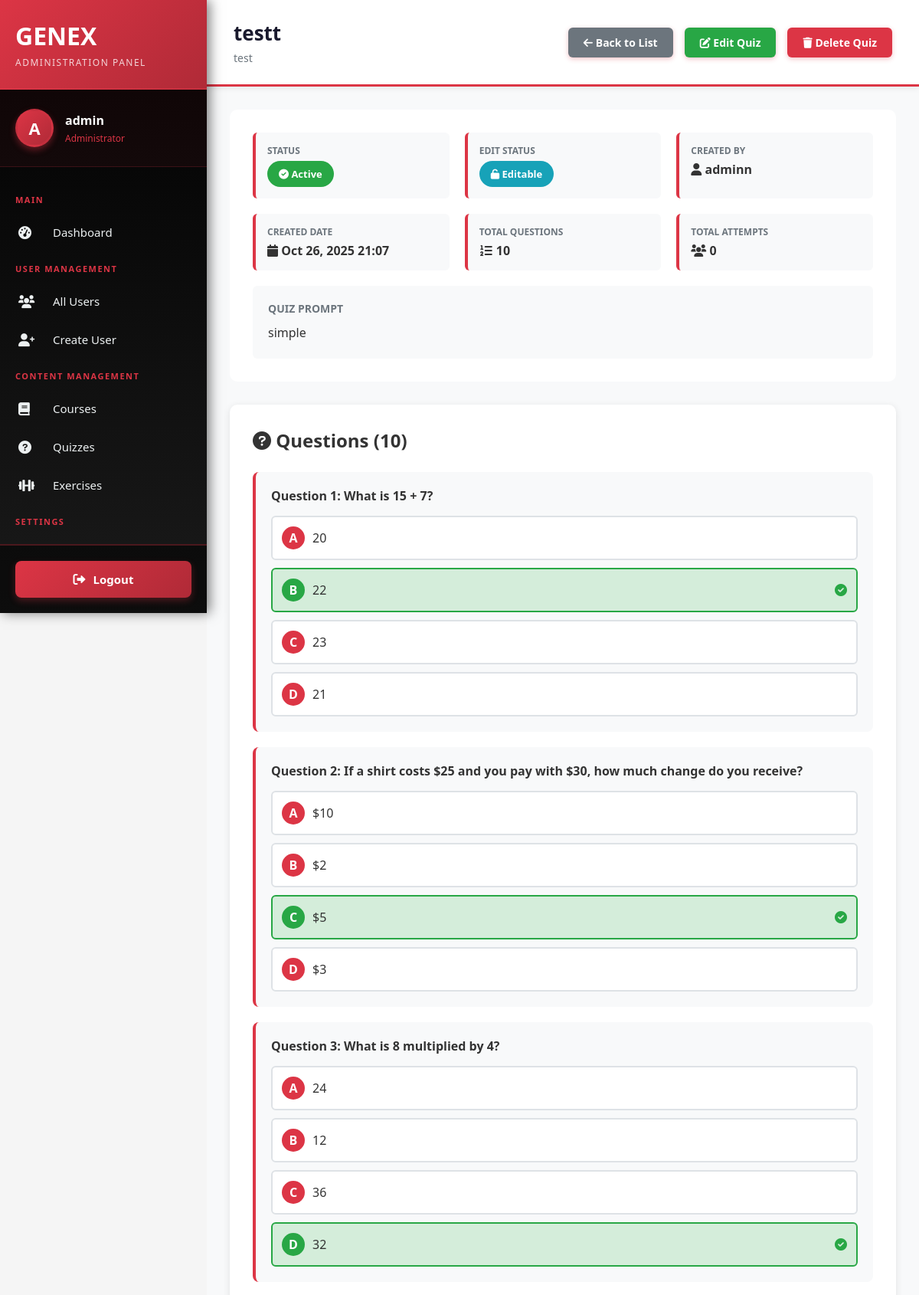
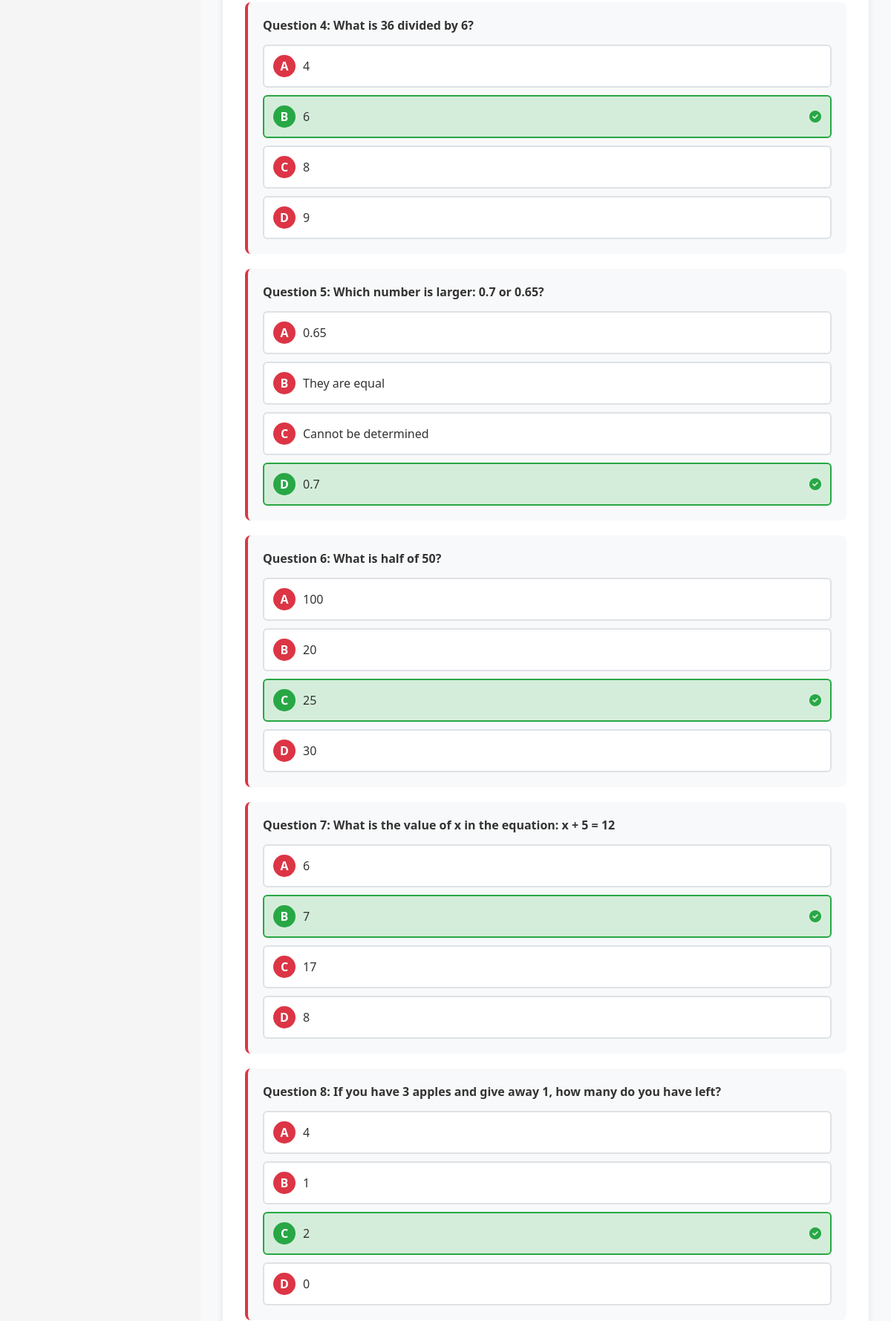
Page /users/backoffice/quizzes/6/ (signed in, upper part) on the committed database (2 pictures, top to bottom).
### users/models.py (models this page shows, shortened)
class User(AbstractUser):
    USER_TYPE_CHOICES = (
        ('admin', 'Admin'),
        ('student', 'Student'),
    )
    LEVEL_CHOICES = (
        ('weak', 'Weak'),
        ('medium', 'Medium'),
        ('advanced', 'Advanced'),
    )
    user_type = models.CharField(max_length=10, choices=USER_TYPE_CHOICES, default='student')
    level = models.CharField(max_length=10, choices=LEVEL_CHOICES, blank=True, null=True)
    student_class = models.CharField(max_length=50, blank=True, null=True)
    current_streak = models.IntegerField(default=0, help_text="Current consecutive days with quiz completion")
    longest_streak = models.IntegerField(default=0, help_text="Longest streak ever achieved")
    last_quiz_date = models.DateTimeField(null=True, blank=True, help_text="Last time user completed a quiz")
    THEME_CHOICES = (
        ('light', 'Light'),
        ('dark', 'Dark'),
        ('auto', 'Auto'),
    )
    theme_preference = models.CharField(max_length=10, choices=THEME_CHOICES, default='auto', help_text="User's theme preference")

### quizzes/models.py (models this page shows, shortened)
class Quiz(models.Model):
    title = models.CharField(max_length=255)
    subject = models.CharField(max_length=255)
    user_prompt = models.TextField()
    created_by = models.ForeignKey(settings.AUTH_USER_MODEL, on_delete=models.CASCADE, related_name='created_quizzes')
    created_at = models.DateTimeField(default=timezone.now)
    is_active = models.BooleanField(default=True)
    class Meta:
        verbose_name = 'Quiz'
        verbose_name_plural = 'Quizzes'
        ordering = ['-created_at']

class Question(models.Model):
    quiz = models.ForeignKey(Quiz, on_delete=models.CASCADE, related_name='questions')
    question_text = models.TextField()
    option_a = models.CharField(max_length=500)
    option_b = models.CharField(max_length=500)
    option_c = models.CharField(max_length=500)
    option_d = models.CharField(max_length=500)
    correct_answer = models.CharField(max_length=1, choices=[('A', 'A'), ('B', 'B'), ('C', 'C'), ('D', 'D')])
    order = models.IntegerField(default=0)
    class Meta:
        ordering = ['order']

### users/views.py (the view)
# urls.py: path('backoffice/quizzes/<int:quiz_id>/', views.backoffice_quiz_detail, name='backoffice_quiz_detail'),
@user_passes_test(is_admin, login_url='main:signin')
def backoffice_quiz_detail(request, quiz_id):
    quiz = get_object_or_404(Quiz, id=quiz_id)
    questions = quiz.questions.all()
    attempts = quiz.attempts.all()[:10]  # Last 10 attempts
    context = {
        'quiz': quiz,
        'questions': questions,
        'attempts': attempts,
        'total_attempts': quiz.attempts.count(),
        'can_edit': quiz.attempts.count() == 0,
    }
    return render(request, 'users/backoffice/quiz_detail.html', context)

### users/views.py (called while the page is built)
def is_admin(user):
    return user.is_authenticated and (user.is_superuser or user.user_type == 'admin')

### templates/users/backoffice/quiz_detail.html (shortened to what this page needs)
{% extends 'users/backoffice/base.html' %}
{% block page_title %}{{ quiz.title }}{% endblock %}
{% block page_description %}{{ quiz.subject }}{% endblock %}
{% block topbar_actions %}
<a href="{% url 'users:backoffice_quiz_list' %}" class="btn" style="background: #6c757d;">
    <i class="fas fa-arrow-left"></i> Back to List
</a>
{% if can_edit %}
<a href="{% url 'users:backoffice_quiz_update' quiz.id %}" class="btn" style="background: #28a745;">
    <i class="fas fa-edit"></i> Edit Quiz
</a>
{% endif %}
<a href="{% url 'users:backoffice_quiz_delete' quiz.id %}" class="btn" style="background: #dc3545;">
    <i class="fas fa-trash"></i> Delete Quiz
</a>
{% endblock %}
{% block content %}
<div class="backoffice-container">
    <div class="quiz-info">
        <div class="info-grid">
            <div class="info-item">
                <label>Status</label>
                <div class="value">
                    {% if quiz.is_active %}
                        <span class="status-badge active">
                            <i class="fas fa-check-circle"></i> Active
                        </span>
                    {% else %}
                        <span class="status-badge inactive">
                            <i class="fas fa-times-circle"></i> Inactive
                        </span>
                    {% endif %}
                </div>
            </div>
            <div class="info-item">
                <label>Edit Status</label>
                <div class="value">
                    {% if can_edit %}
                        <span class="status-badge editable">
                            <i class="fas fa-unlock"></i> Editable
                        </span>
                    {% else %}
                        <span class="status-badge locked">
                            <i class="fas fa-lock"></i> Locked ({{ total_attempts }} attempts)
                        </span>
                    {% endif %}
                </div>
            </div>
            <div class="info-item">
                <label>Created By</label>
                <div class="value">
                    <i class="fas fa-user"></i> {{ quiz.created_by.username }}
                </div>
            </div>
            <div class="info-item">
                <label>Created Date</label>
                <div class="value">
                    <i class="fas fa-calendar"></i> {{ quiz.created_at|date:"M d, Y H:i" }}
                </div>
            </div>
            <div class="info-item">
                <label>Total Questions</label>
                <div class="value">
                    <i class="fas fa-list-ol"></i> {{ questions.count }}
                </div>
            </div>
            <div class="info-item">
                <label>Total Attempts</label>
                <div class="value">
                    <i class="fas fa-users"></i> {{ total_attempts }}
                </div>
            </div>
        </div>
        <div class="prompt-section">
            <h3>Quiz Prompt</h3>
            <p>{{ quiz.user_prompt }}</p>
        </div>
    </div>
    <div class="questions-section">
        <h2><i class="fas fa-question-circle"></i> Questions ({{ questions.count }})</h2>
        {% for question in questions %}
        <div class="question-card">
            <div class="question-header">
                <strong>Question {{ question.order }}:</strong> {{ question.question_text }}
            </div>
            <div class="options">
                <div class="option {% if question.correct_answer == 'A' %}correct{% endif %}">
                    <span class="option-letter">A</span>
                    <span>{{ question.option_a }}</span>
                </div>
                <div class="option {% if question.correct_answer == 'B' %}correct{% endif %}">
                    <span class="option-letter">B</span>
                    <span>{{ question.option_b }}</span>
                    {% if question.correct_answer == 'B' %}
                        <i class="fas fa-check-circle" style="color: #28a745; margin-left: auto;"></i>
                    {% endif %}
                </div>
                <div class="option {% if question.correct_answer == 'C' %}correct{% endif %}">
                    <span class="option-letter">C</span>
                    <span>{{ question.option_c }}</span>
                    {% if question.correct_answer == 'C' %}
                        <i class="fas fa-check-circle" style="color: #28a745; margin-left: auto;"></i>
                    {% endif %}
                </div>
                <div class="option {% if question.correct_answer == 'D' %}correct{% endif %}">
                    <span class="option-letter">D</span>
                    <span>{{ question.option_d }}</span>
                    {% if question.correct_answer == 'D' %}
                        <i class="fas fa-check-circle" style="color: #28a745; margin-left: auto;"></i>
                    {% endif %}
                </div>
            </div>
        </div>
        {% endfor %}
    </div>
</div>
{% endblock %}

### templates/users/backoffice/base.html (shortened to what this page needs)
<!DOCTYPE html>
<html lang="fr">
<head>
    <link rel="stylesheet" href="https://cdnjs.cloudflare.com/ajax/libs/font-awesome/6.0.0/css/all.min.css">
</head>
<body>
    <aside class="sidebar" id="sidebar">
        <div class="sidebar-header">
            <h1>GEN<span>EX</span></h1>
            <p>Administration Panel</p>
        </div>
        <div class="sidebar-user">
            <div class="sidebar-user-avatar">
                {{ user.username.0|upper }}
            </div>
            <div class="sidebar-user-info">
                <h3>{{ user.username }}</h3>
                <p>Administrator</p>
            </div>
        </div>
        <nav class="sidebar-menu">
            <div class="sidebar-menu-title">Main</div>
            <a href="{% url 'users:backoffice_dashboard' %}" class="{% block nav_dashboard %}{% endblock %}">
                <i class="fas fa-tachometer-alt"></i> Dashboard
            </a>
            <div class="sidebar-menu-title">User Management</div>
            <a href="{% url 'users:backoffice_user_list' %}" class="{% block nav_users %}{% endblock %}">
                <i class="fas fa-users"></i> All Users
            </a>
            <a href="{% url 'users:backoffice_user_create' %}" class="{% block nav_create_user %}{% endblock %}">
                <i class="fas fa-user-plus"></i> Create User
            </a>
            <div class="sidebar-menu-title">Content Management</div>
            <a href="{% url 'courses:admin_course_list' %}" class="{% block nav_courses %}{% endblock %}">
                <i class="fas fa-book"></i> Courses
            </a>
            <a href="{% url 'users:backoffice_quiz_list' %}" class="{% block nav_quizzes %}{% endblock %}">
                <i class="fas fa-question-circle"></i> Quizzes
            </a>
            <a href="{% url 'users:backoffice_exercise_list' %}" class="{% block nav_exercises %}{% endblock %}">
                <i class="fas fa-dumbbell"></i> Exercises
            </a>
            <div class="sidebar-menu-title">Settings</div>
            <a href="#" class="disabled">
            </a>
        </nav>
        <div class="sidebar-footer">
            <a href="{% url 'main:signout' %}">
                <i class="fas fa-sign-out-alt"></i> Logout
            </a>
        </div>
    </aside>
    <div class="main-content">
        <div class="topbar">
            <div class="topbar-title">
                <h2>{% block page_title %}Dashboard{% endblock %}</h2>
                <p>{% block page_description %}Welcome to the administration panel{% endblock %}</p>
            </div>
            <div class="topbar-actions">
                {% block topbar_actions %}{% endblock %}
            </div>
        </div>
        <div class="content-container">
            {% block content %}{% endblock %}
        </div>
    </div>
</body>
</html>

### templates/users/backoffice/base.html (style rules this page uses)
* { margin: 0; padding: 0; box-sizing: border-box; }
body { font-family: 'Segoe UI', Tahoma, Geneva, Verdana, sans-serif; background: #f5f5f5; color: #333; }
.sidebar { position: fixed; left: 0; top: 0; width: 270px; height: 100vh; background: linear-gradient(180deg, #000000 0%, #1a1a1a 100%); color: white; overflow-y: auto; z-index: 1000; box-shadow: 4px 0 15px rgba(0,0,0,0.5); display: flex; flex-direction: column; }
.sidebar-header { padding: 25px 20px; background: linear-gradient(135deg, #dc3545 0%, #b02a37 100%); border-bottom: 2px solid rgba(220, 53, 69, 0.3); }
.sidebar-header h1 { font-size: 32px; font-weight: bold; margin-bottom: 5px; color: white; }
.sidebar-header h1 span { color: white; }
.sidebar-header p { font-size: 12px; color: rgba(255,255,255,0.8); margin-top: 5px; text-transform: uppercase; letter-spacing: 1.5px; }
.sidebar-user { padding: 25px 20px; border-bottom: 1px solid rgba(220, 53, 69, 0.2); display: flex; align-items: center; gap: 15px; background: rgba(220, 53, 69, 0.05); }
.sidebar-user-avatar { width: 50px; height: 50px; border-radius: 50%; background: linear-gradient(135deg, #dc3545, #b02a37); display: flex; align-items: center; justify-content: center; font-size: 22px; font-weight: bold; border: 3px solid rgba(220, 53, 69, 0.3); box-shadow: 0 4px 8px rgba(220, 53, 69, 0.4); }
.sidebar-user-info h3 { font-size: 16px; margin-bottom: 4px; font-weight: 600; }
.sidebar-user-info p { font-size: 12px; color: #dc3545; font-weight: 500; }
.sidebar-menu { padding: 20px 0; flex: 1; overflow-y: auto; }
.sidebar-menu-title { padding: 15px 20px 10px; font-size: 11px; text-transform: uppercase; color: #dc3545; font-weight: 700; letter-spacing: 1.5px; }
.sidebar-menu a { display: flex; align-items: center; padding: 15px 20px; color: #ecf0f1; text-decoration: none; transition: all 0.3s ease; border-left: 4px solid transparent; font-size: 15px; }
.sidebar-menu a i { width: 30px; margin-right: 15px; font-size: 17px; }
.sidebar-menu a.disabled { opacity: 0.4; cursor: not-allowed; }
.sidebar-footer { margin-top: auto; padding: 20px; background: rgba(0, 0, 0, 0.5); border-top: 2px solid rgba(220, 53, 69, 0.3); }
.sidebar-footer a { display: flex; align-items: center; justify-content: center; padding: 14px 20px; color: white; text-decoration: none; background: linear-gradient(135deg, #dc3545, #b02a37); border-radius: 8px; transition: all 0.3s ease; font-weight: 600; font-size: 15px; box-shadow: 0 4px 10px rgba(220, 53, 69, 0.3); }
.sidebar-footer a i { margin-right: 10px; font-size: 16px; }
.main-content { margin-left: 270px; min-height: 100vh; background: #f8f9fa; }
.topbar { background: white; padding: 25px 35px; box-shadow: 0 2px 8px rgba(0,0,0,0.08); display: flex; justify-content: space-between; align-items: center; border-bottom: 3px solid #dc3545; }
.topbar-title h2 { font-size: 26px; color: #1a1a2e; font-weight: 700; }
.topbar-title p { font-size: 14px; color: #6c757d; margin-top: 5px; }
.topbar-actions { display: flex; gap: 15px; align-items: center; }
.topbar-actions .btn { padding: 10px 20px; background: linear-gradient(135deg, #dc3545, #c82333); color: white; border: none; border-radius: 6px; text-decoration: none; font-size: 14px; cursor: pointer; transition: all 0.3s ease; font-weight: 600; box-shadow: 0 2px 6px rgba(220, 53, 69, 0.3); }
.content-container { padding: 30px; }

### rows in the picture
User: username.0 "A", username "admin"
Quiz: title "testt", subject "test", created_by.username "adminn", created_at "Oct 26, 2025 21:07", count "10", user_prompt "simple"
Question: order "1", question_text "What is 15 + 7?", option_a "20", option_b "22", option_c "23", option_d "21"
Question: order "2", question_text "If a shirt costs $25 and you pay with $30, how much change do you receive?", option_a "$10", option_b "$2", option_c "$5", option_d "$3"
Question: order "3", question_text "What is 8 multiplied by 4?", option_a "24", option_b "12", option_c "36", option_d "32"
Question: order "4", question_text "What is 36 divided by 6?", option_a "4", option_b "6", option_c "8", option_d "9"
Question: order "5", question_text "Which number is larger: 0.7 or 0.65?", option_a "0.65", option_b "They are equal", option_c "Cannot be determined", option_d "0.7"
Question: order "6", question_text "What is half of 50?", option_a "100", option_b "20", option_c "25", option_d "30"
Question: order "7", question_text "What is the value of x in the equation: x + 5 = 12", option_a "6", option_b "7", option_c "17", option_d "8"
Question: order "8", question_text "If you have 3 apples and give away 1, how many do you have left?", option_a "4", option_b "1", option_c "2", option_d "0"

### other values in the picture
{{ total_attempts }} "0"
{{ questions.count }} "10"
